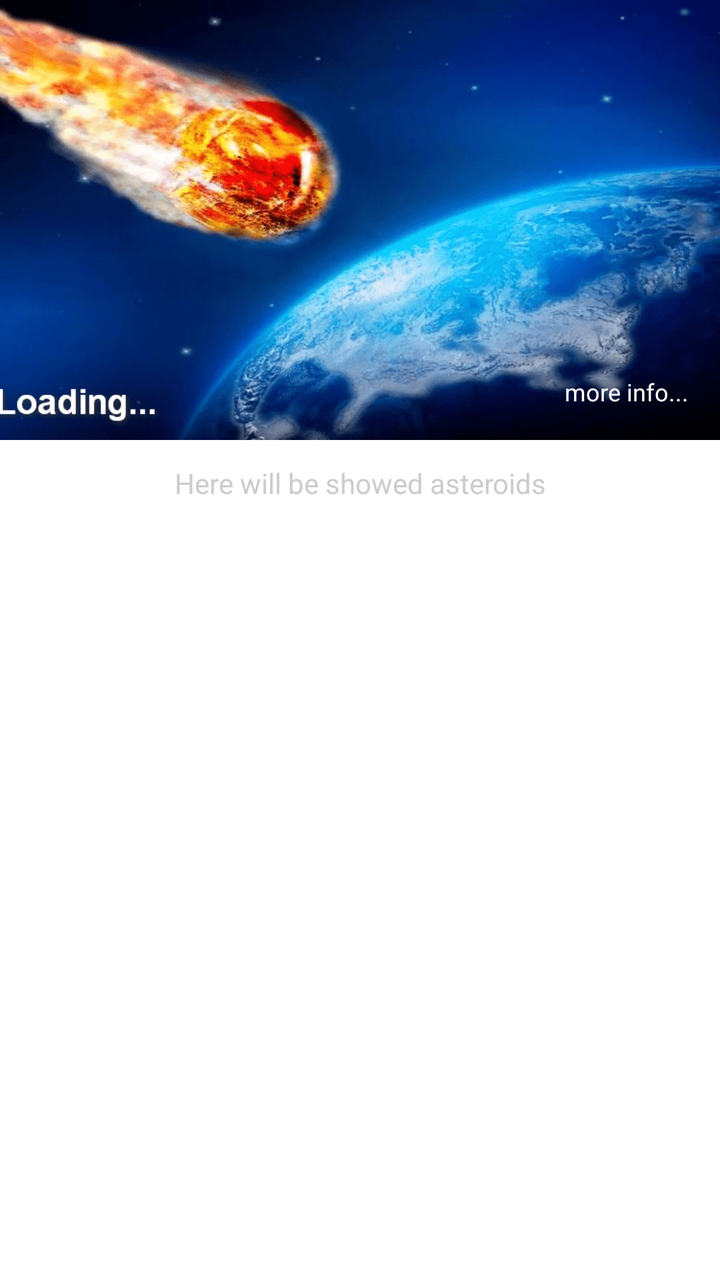
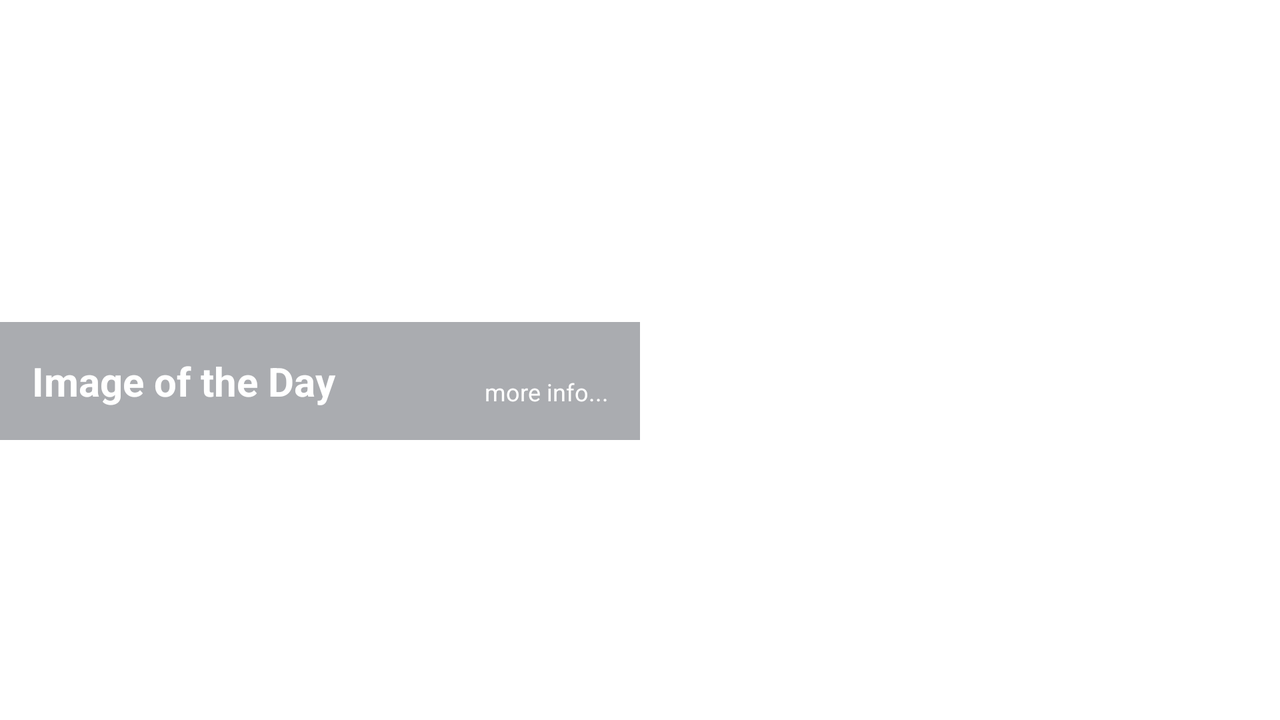

An Android layout and its configuration variant, each rendered on a device that would load it. The default file and the variant file are quoted in full after the pictures.
<!-- AndroidManifest.xml: application theme Theme.NasaAsteroids -->
<!-- res/layout/fragment_main.xml -->
<?xml version="1.0" encoding="utf-8"?>
<layout xmlns:android="http://schemas.android.com/apk/res/android"
    xmlns:app="http://schemas.android.com/apk/res-auto">

    <data>
        <variable
            name="viewModel"
            type="com.udacity.asteroidradar.presentation.main.MainViewModel" />

    </data>

    <androidx.constraintlayout.widget.ConstraintLayout
        android:layout_width="match_parent"
        android:layout_height="match_parent"
        android:background="@color/app_background">

        <FrameLayout
            android:id="@+id/activity_main_image_of_the_day_layout"
            android:layout_width="match_parent"
            android:layout_height="220dp"
            app:layout_constraintEnd_toEndOf="parent"
            app:layout_constraintStart_toStartOf="parent"
            app:layout_constraintTop_toTopOf="parent">

            <ImageView
                android:id="@+id/activity_main_image_of_the_day"
                android:layout_width="match_parent"
                android:layout_height="match_parent"
                android:adjustViewBounds="true"
                android:scaleType="centerCrop"
                app:srcCompat="@drawable/asteroid_loading"/>

            <TextView
                android:id="@+id/textView"
                android:layout_width="match_parent"
                android:layout_height="wrap_content"
                android:padding="16dp"
                android:textColor="@android:color/white"
                android:textStyle="bold"
                android:textSize="20sp"
                android:layout_gravity="bottom"
                android:background="#55010613"
                android:visibility="invisible"
                android:text="@string/image_of_the_day" />

            <TextView
                android:id="@+id/hint"
                android:layout_width="match_parent"
                android:layout_height="wrap_content"
                android:padding="16dp"
                android:textColor="@android:color/white"
                android:textSize="12sp"
                android:layout_gravity="bottom"
                android:gravity="right"
                android:text="@string/hint_for_image_of_the_day" />
        </FrameLayout>

        <TextView
            android:id="@+id/asteroid_empty_list"
            android:layout_width="match_parent"
            android:layout_height="wrap_content"
            style="@style/SubHeaderText"
            android:padding="12dp"
            android:gravity="center"
            app:layout_constraintTop_toBottomOf="@id/activity_main_image_of_the_day_layout"
            app:layout_constraintLeft_toLeftOf="parent"
            android:text="@string/asteroid_empty_list_message" />

        <androidx.recyclerview.widget.RecyclerView
            android:id="@+id/asteroid_recycler"
            android:layout_width="0dp"
            android:layout_height="0dp"
            app:layoutManager="androidx.recyclerview.widget.LinearLayoutManager"
            app:layout_constraintBottom_toBottomOf="parent"
            app:layout_constraintEnd_toEndOf="parent"
            app:layout_constraintHorizontal_bias="0.0"
            app:layout_constraintStart_toStartOf="parent"
            app:layout_constraintTop_toBottomOf="@+id/activity_main_image_of_the_day_layout"
            app:layout_constraintVertical_bias="0.0" />

        <ProgressBar
            android:id="@+id/status_loading_wheel"
            android:layout_width="wrap_content"
            android:layout_height="wrap_content"
            android:indeterminate="true"
            android:visibility="gone"
            app:layout_constraintBottom_toBottomOf="parent"
            app:layout_constraintLeft_toLeftOf="parent"
            app:layout_constraintRight_toRightOf="parent"
            app:layout_constraintTop_toTopOf="parent" />
    </androidx.constraintlayout.widget.ConstraintLayout>
</layout>
<!-- resources referenced by this layout -->
<resources>
  <!-- drawable asteroid_loading: png bitmap (drawable, 140189 bytes) -->
  <string name="asteroid_empty_list_message">Here will be showed asteroids</string>
  <string name="hint_for_image_of_the_day">more info...</string>
  <string name="image_of_the_day">Image of the Day</string>
  <style name="SubHeaderText" parent="TextAppearance.AppCompat.Headline">
          <item name="android:textColor">#CCCCCC</item>
          <item name="android:textSize">14sp</item>
      </style>
  <style name="Theme.NasaAsteroids" parent="Theme.MaterialComponents.DayNight.DarkActionBar">
          
          <item name="colorPrimary">@color/purple_500</item>
          <item name="colorPrimaryVariant">@color/purple_700</item>
          <item name="colorOnPrimary">@color/white</item>
          
          <item name="colorSecondary">@color/teal_200</item>
          <item name="colorSecondaryVariant">@color/teal_700</item>
          <item name="colorOnSecondary">@color/black</item>
          
          <item name="android:statusBarColor">?attr/colorPrimaryVariant</item>
          
      </style>
</resources>
<!-- res/layout-land/fragment_main.xml (the author's variant of the layout above) -->
<!-- drawn on the phone turned sideways -->
<?xml version="1.0" encoding="utf-8"?>
<layout xmlns:android="http://schemas.android.com/apk/res/android"
    xmlns:app="http://schemas.android.com/apk/res-auto">

    <data>
        <variable
            name="viewModel"
            type="com.udacity.asteroidradar.presentation.main.MainViewModel" />

    </data>

    <LinearLayout
        android:layout_width="match_parent"
        android:layout_height="match_parent"
        android:background="@color/app_background"
        android:orientation="horizontal">

        <FrameLayout
            android:id="@+id/activity_main_image_of_the_day_layout"
            android:layout_width="0dp"
            android:layout_height="220dp"
            android:layout_weight="1">

            <ImageView
                android:id="@+id/activity_main_image_of_the_day"
                android:layout_width="match_parent"
                android:layout_height="match_parent"
                android:adjustViewBounds="true"
                android:scaleType="centerCrop"
                app:srcCompat="@drawable/placeholder_picture_of_day"/>

            <TextView
                android:id="@+id/textView"
                android:layout_width="match_parent"
                android:layout_height="wrap_content"
                android:padding="16dp"
                android:textColor="@android:color/white"
                android:textStyle="bold"
                android:textSize="20sp"
                android:layout_gravity="bottom"
                android:background="#55010613"
                android:text="@string/image_of_the_day" />

            <TextView
                android:id="@+id/hint"
                android:layout_width="match_parent"
                android:layout_height="wrap_content"
                android:padding="16dp"
                android:textColor="@android:color/white"
                android:textSize="12sp"
                android:layout_gravity="bottom"
                android:gravity="right"
                android:text="@string/hint_for_image_of_the_day" />
        </FrameLayout>

        <androidx.recyclerview.widget.RecyclerView
            android:id="@+id/asteroid_recycler"
            android:layout_width="0dp"
            android:layout_height="0dp"
            android:layout_weight="1"
            app:layoutManager="androidx.recyclerview.widget.LinearLayoutManager" />

        <ProgressBar
            android:id="@+id/status_loading_wheel"
            android:layout_width="wrap_content"
            android:layout_height="wrap_content"
            android:indeterminate="true"
            android:visibility="gone" />
    </LinearLayout>
</layout>
<!-- resources referenced by the variant -->
<!-- as the phone turned sideways resolves them -->
<resources>
  <string name="hint_for_image_of_the_day">more info...</string>
  <string name="image_of_the_day">Image of the Day</string>
  <style name="Theme.NasaAsteroids" parent="Theme.MaterialComponents.DayNight.DarkActionBar">
          
          <item name="colorPrimary">@color/purple_500</item>
          <item name="colorPrimaryVariant">@color/purple_700</item>
          <item name="colorOnPrimary">@color/white</item>
          
          <item name="colorSecondary">@color/teal_200</item>
          <item name="colorSecondaryVariant">@color/teal_700</item>
          <item name="colorOnSecondary">@color/black</item>
          
          <item name="android:statusBarColor">?attr/colorPrimaryVariant</item>
          
      </style>
</resources>
